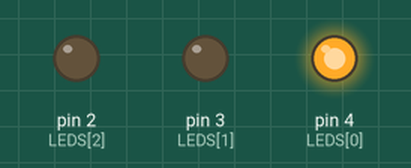
This sketch was run on a simulated Arduino Uno, built with avr-gcc and run on an emulated ATmega328P. On the bench: output pins drawn as LEDs (lit = HIGH).

Above: at 0.17 s.
At 0.52 s:
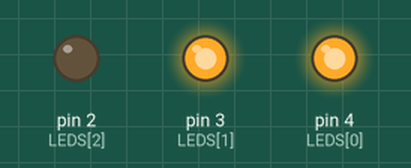
At 1.92 s:
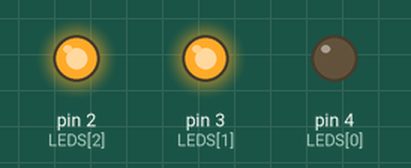
At 3.67 s:
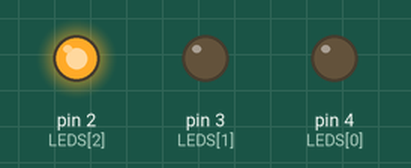
At 6.4 s:
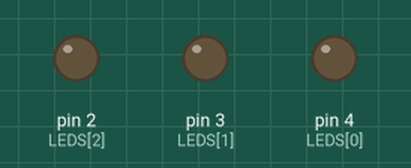
At 9.9 s:
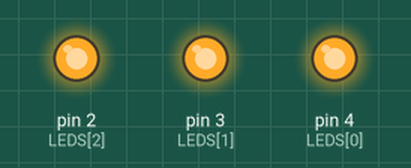
Timing chart, 0 to 11.3 s (numbered marks = the images above):
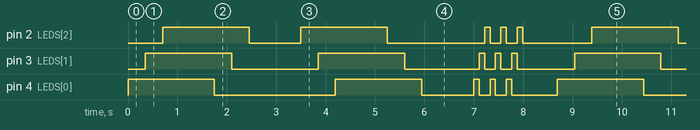

The sketch:

Escalera_automatica.ino
```cpp
/*
  ==========================================================
   ESCALERA AUTOMATICA  (Nivel 2)
   Los LEDs se van encendiendo uno tras otro, como las luces
   de una escalera cuando alguien sube y luego baja.
  ==========================================================
   Conexiones (segun el plano, de izquierda a derecha):
     LED 1 -> pin 4
     LED 2 -> pin 3
     LED 3 -> pin 2
     (cada LED con su resistor a GND)
  ==========================================================
*/

const int LEDS[] = {4, 3, 2};   // de izquierda a derecha
const int N = 3;

const int PASO_MS  = 350;   // tiempo entre escalon y escalon
const int PAUSA_MS = 700;

void apagarTodo() {
  for (int i = 0; i < N; i++) digitalWrite(LEDS[i], LOW);
}

void setup() {
  for (int i = 0; i < N; i++) pinMode(LEDS[i], OUTPUT);
}

void loop() {
  // 1) Alguien SUBE: se encienden de a uno
  for (int i = 0; i < N; i++) { digitalWrite(LEDS[i], HIGH); delay(PASO_MS); }
  delay(PAUSA_MS);
  // ...y se van apagando en el mismo orden
  for (int i = 0; i < N; i++) { digitalWrite(LEDS[i], LOW);  delay(PASO_MS); }
  delay(PAUSA_MS);

  // 2) Alguien BAJA: al reves
  for (int i = N - 1; i >= 0; i--) { digitalWrite(LEDS[i], HIGH); delay(PASO_MS); }
  delay(PAUSA_MS);
  for (int i = N - 1; i >= 0; i--) { digitalWrite(LEDS[i], LOW);  delay(PASO_MS); }
  delay(PAUSA_MS);

  // 3) Alguien sube corriendo (3 veces rapido)
  for (int vuelta = 0; vuelta < 3; vuelta++) {
    for (int i = 0; i < N; i++) {
      digitalWrite(LEDS[i], HIGH);
      delay(110);
      digitalWrite(LEDS[i], LOW);
    }
  }
  apagarTodo();
  delay(PAUSA_MS);
}
```

Measured:
- by itself, pin 2 (LEDS[2]): repeats every 8.7 s: LOW 1.1 s, HIGH 1.8 s, LOW 2.0 s, 2 × (HIGH 0.11 s, LOW 0.22 s), HIGH 0.11 s, LOW 1.4 s, HIGH 1.8 s
- by itself, pin 3 (LEDS[1]): repeats every 8.7 s: LOW 1.8 s, HIGH 1.8 s, LOW 1.5 s, 2 × (HIGH 0.11 s, LOW 0.22 s), HIGH 0.11 s, LOW 1.2 s, HIGH 1.8 s
- by itself, pin 4 (LEDS[0]): repeats every 8.7 s: LOW 2.5 s, HIGH 1.8 s, LOW 1.1 s, 2 × (HIGH 0.11 s, LOW 0.22 s), HIGH 0.11 s, LOW 0.92 s, HIGH 1.8 s
